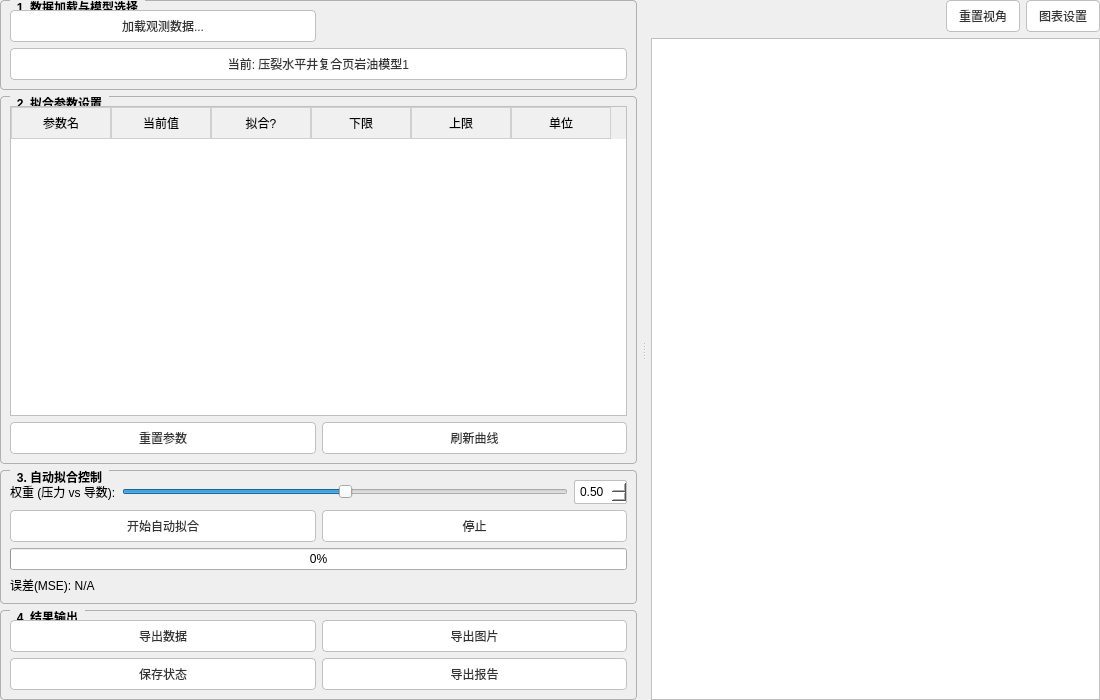
<?xml version="1.0" encoding="UTF-8"?>
<ui version="4.0">
 <class>FittingWidget</class>
 <widget class="QWidget" name="FittingWidget">
  <property name="geometry">
   <rect>
    <x>0</x>
    <y>0</y>
    <width>1100</width>
    <height>700</height>
   </rect>
  </property>
  <property name="windowTitle">
   <string>Fitting Form</string>
  </property>
  <property name="styleSheet">
   <string notr="true">/* 全局设置：强制黑色字体，白色背景，微软雅黑 */
QWidget {
    color: #000000;
    font-family: &quot;Microsoft YaHei&quot;, &quot;Segoe UI&quot;, sans-serif;
    font-size: 9pt;
}

/* 分组框样式 */
QGroupBox {
    border: 1px solid #b0b0b0;
    border-radius: 4px;
    margin-top: 2.5ex; /* 为标题留出空间 */
    font-weight: bold;
    color: #000000;
}
QGroupBox::title {
    subcontrol-origin: margin;
    subcontrol-position: top left;
    left: 10px;
    padding: 0 5px;
    color: #000000;
}

/* 现代化按钮样式 */
QPushButton {
    background-color: #ffffff;
    border: 1px solid #c0c0c0;
    border-radius: 4px;
    padding: 6px 12px;
    color: #333333;
}
QPushButton:hover {
    background-color: #f2f2f2;
    border-color: #a0a0a0;
    color: #000000;
}
QPushButton:pressed {
    background-color: #e0e0e0;
    border-color: #808080;
}
QPushButton:disabled {
    background-color: #f9f9f9;
    color: #a0a0a0;
    border-color: #e0e0e0;
}

/* 表格样式 */
QTableWidget {
    gridline-color: #d0d0d0;
    selection-background-color: #e0ebf5;
    selection-color: #000000;
    border: 1px solid #c0c0c0;
}
QHeaderView::section {
    background-color: #f0f0f0;
    padding: 4px;
    border: 1px solid #d0d0d0;
    color: #000000;
}

/* 输入控件样式 */
QLineEdit, QDoubleSpinBox, QSpinBox, QComboBox {
    border: 1px solid #c0c0c0;
    border-radius: 2px;
    padding: 3px;
    background-color: #ffffff;
    color: #000000;
}
QComboBox::drop-down {
    border-left: 1px solid #c0c0c0;
    width: 20px;
    background: #f0f0f0;
}
</string>
  </property>
  <layout class="QVBoxLayout" name="verticalLayout">
   <property name="leftMargin">
    <number>0</number>
   </property>
   <property name="topMargin">
    <number>0</number>
   </property>
   <property name="rightMargin">
    <number>0</number>
   </property>
   <property name="bottomMargin">
    <number>0</number>
   </property>
   <item>
    <widget class="QSplitter" name="splitter">
     <property name="orientation">
      <enum>Qt::Horizontal</enum>
     </property>
     <widget class="QWidget" name="leftPanel" native="true">
      <layout class="QVBoxLayout" name="verticalLayout_2">
       <property name="leftMargin">
        <number>0</number>
       </property>
       <property name="topMargin">
        <number>0</number>
       </property>
       <property name="rightMargin">
        <number>5</number>
       </property>
       <property name="bottomMargin">
        <number>0</number>
       </property>
       <item>
        <widget class="QGroupBox" name="groupBox_Data">
         <property name="title">
          <string>1. 数据加载与模型选择</string>
         </property>
         <layout class="QGridLayout" name="gridLayout">
          <item row="0" column="0">
           <widget class="QPushButton" name="btnLoadData">
            <property name="text">
             <string>加载观测数据...</string>
            </property>
           </widget>
          </item>
          <item row="1" column="0" colspan="2">
           <widget class="QPushButton" name="btn_modelSelect">
            <property name="text">
             <string>当前: 压裂水平井复合页岩油模型1</string>
            </property>
           </widget>
          </item>
         </layout>
        </widget>
       </item>
       <item>
        <widget class="QGroupBox" name="groupBox_Params">
         <property name="title">
          <string>2. 拟合参数设置</string>
         </property>
         <layout class="QVBoxLayout" name="verticalLayout_3">
          <item>
           <widget class="QTableWidget" name="tableParams">
            <property name="alternatingRowColors">
             <bool>true</bool>
            </property>
            <column>
             <property name="text">
              <string>参数名</string>
             </property>
            </column>
            <column>
             <property name="text">
              <string>当前值</string>
             </property>
            </column>
            <column>
             <property name="text">
              <string>拟合?</string>
             </property>
            </column>
            <column>
             <property name="text">
              <string>下限</string>
             </property>
            </column>
            <column>
             <property name="text">
              <string>上限</string>
             </property>
            </column>
            <column>
             <property name="text">
              <string>单位</string>
             </property>
            </column>
           </widget>
          </item>
          <item>
           <layout class="QHBoxLayout" name="horizontalLayout_2">
            <item>
             <widget class="QPushButton" name="btnResetParams">
              <property name="text">
               <string>重置参数</string>
              </property>
             </widget>
            </item>
            <item>
             <widget class="QPushButton" name="btnImportModel">
              <property name="text">
               <string>刷新曲线</string>
              </property>
             </widget>
            </item>
           </layout>
          </item>
         </layout>
        </widget>
       </item>
       <item>
        <widget class="QGroupBox" name="groupBox_Control">
         <property name="title">
          <string>3. 自动拟合控制</string>
         </property>
         <layout class="QVBoxLayout" name="verticalLayout_4">
          <item>
           <layout class="QHBoxLayout" name="horizontalLayout_3">
            <item>
             <widget class="QLabel" name="label">
              <property name="text">
               <string>权重 (压力 vs 导数):</string>
              </property>
             </widget>
            </item>
            <item>
             <widget class="QSlider" name="sliderWeight">
              <property name="maximum">
               <number>100</number>
              </property>
              <property name="value">
               <number>50</number>
              </property>
              <property name="orientation">
               <enum>Qt::Horizontal</enum>
              </property>
             </widget>
            </item>
            <item>
             <widget class="QDoubleSpinBox" name="spinWeight">
              <property name="maximum">
               <double>1.000000000000000</double>
              </property>
              <property name="singleStep">
               <double>0.100000000000000</double>
              </property>
              <property name="value">
               <double>0.500000000000000</double>
              </property>
             </widget>
            </item>
           </layout>
          </item>
          <item>
           <layout class="QHBoxLayout" name="horizontalLayout_4">
            <item>
             <widget class="QPushButton" name="btnRunFit">
              <property name="text">
               <string>开始自动拟合</string>
              </property>
             </widget>
            </item>
            <item>
             <widget class="QPushButton" name="btnStop">
              <property name="text">
               <string>停止</string>
              </property>
             </widget>
            </item>
           </layout>
          </item>
          <item>
           <widget class="QProgressBar" name="progressBar">
            <property name="value">
             <number>0</number>
            </property>
            <property name="alignment">
             <set>Qt::AlignCenter</set>
            </property>
            <property name="textVisible">
             <bool>true</bool>
            </property>
           </widget>
          </item>
          <item>
           <widget class="QLabel" name="label_Error">
            <property name="text">
             <string>误差(MSE): N/A</string>
            </property>
           </widget>
          </item>
         </layout>
        </widget>
       </item>
       <item>
        <widget class="QGroupBox" name="groupBox_Export">
         <property name="title">
          <string>4. 结果输出</string>
         </property>
         <layout class="QGridLayout" name="gridLayout_Export">
          <item row="0" column="0">
           <widget class="QPushButton" name="btnExportData">
            <property name="text">
             <string>导出数据</string>
            </property>
           </widget>
          </item>
          <item row="0" column="1">
           <widget class="QPushButton" name="btnExportChart">
            <property name="text">
             <string>导出图片</string>
            </property>
           </widget>
          </item>
          <item row="1" column="0">
           <widget class="QPushButton" name="btnSaveFit">
            <property name="text">
             <string>保存状态</string>
            </property>
            <property name="toolTip">
             <string>保存当前拟合结果到项目文件</string>
            </property>
           </widget>
          </item>
          <item row="1" column="1">
           <widget class="QPushButton" name="btnExportReport">
            <property name="text">
             <string>导出报告</string>
            </property>
            <property name="toolTip">
             <string>生成Word格式的试井解释报告</string>
            </property>
           </widget>
          </item>
         </layout>
        </widget>
       </item>
      </layout>
     </widget>
     <widget class="QWidget" name="rightPanel" native="true">
      <layout class="QVBoxLayout" name="verticalLayout_Plot">
       <property name="leftMargin">
        <number>5</number>
       </property>
       <property name="topMargin">
        <number>0</number>
       </property>
       <property name="rightMargin">
        <number>0</number>
       </property>
       <property name="bottomMargin">
        <number>0</number>
       </property>
       <item>
        <layout class="QHBoxLayout" name="horizontalLayout_Tools">
         <item>
          <spacer name="horizontalSpacer">
           <property name="orientation">
            <enum>Qt::Horizontal</enum>
           </property>
           <property name="sizeHint" stdset="0">
            <size>
             <width>40</width>
             <height>20</height>
            </size>
           </property>
          </spacer>
         </item>
         <item>
          <widget class="QPushButton" name="btnResetView">
           <property name="text">
            <string>重置视角</string>
           </property>
          </widget>
         </item>
         <item>
          <widget class="QPushButton" name="btnChartSettings">
           <property name="text">
            <string>图表设置</string>
           </property>
          </widget>
         </item>
        </layout>
       </item>
       <item>
        <widget class="QWidget" name="plotContainer" native="true">
         <property name="sizePolicy">
          <sizepolicy hsizetype="Expanding" vsizetype="Expanding">
           <horstretch>0</horstretch>
           <verstretch>0</verstretch>
          </sizepolicy>
         </property>
         <property name="styleSheet">
          <string notr="true">background-color: white; border: 1px solid #c0c0c0;</string>
         </property>
         <layout class="QVBoxLayout" name="verticalLayout_5"/>
        </widget>
       </item>
      </layout>
     </widget>
    </widget>
   </item>
  </layout>
 </widget>
 <resources/>
 <connections/>
</ui>
